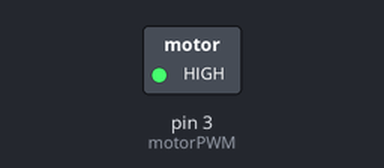
A sketch run on a simulated Arduino Uno, built with avr-gcc and run on an emulated ATmega328P. Shown: switched loads named in the sketch (green lamp = pin HIGH).

Above: at 1.0 s.
At 3.0 s:
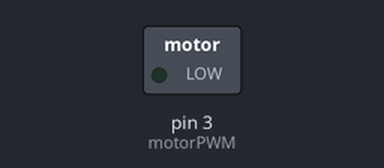
Timing chart, 0 to 5.2 s (numbered marks = the images above):
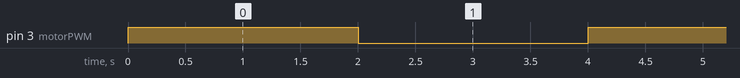

Measured:
- by itself, pin 3 (motorPWM): alternates HIGH for 2.0 s and LOW for 2.0 s

The sketch:

sketch_apr19a.ino
```cpp
// #define motorPlus 2     // (IN1) on motor driver
// #define motorMinus 3    // (IN2) on motor driver
#define motorPWM 3      // (D2/PWM) on motor driver
// #define motorLOW 5      // (D1/PWM) on motor driver

#define PAUSE 2000
#define PWMval 255

void setup()
{
  // pinMode(motorPlus, OUTPUT);
  // pinMode(motorMinus, OUTPUT);
  pinMode(motorPWM, OUTPUT);
  Serial.begin(9600);
}

void loop()
{
 // Switching on
 // analogWrite(motorPlus, PWMval);
 // analogWrite(motorMinus, 0);
 analogWrite(motorPWM, PWMval);
 // analogWrite(motorLOW, 0);
 delay(PAUSE);
 // switching off
 // digitalWrite(motorPlus, 0);
 // digitalWrite(motorMinus, 0);
 digitalWrite(motorPWM, 0);
 // digitalWrite(motorLOW, 0);
 delay(PAUSE);

}
```
